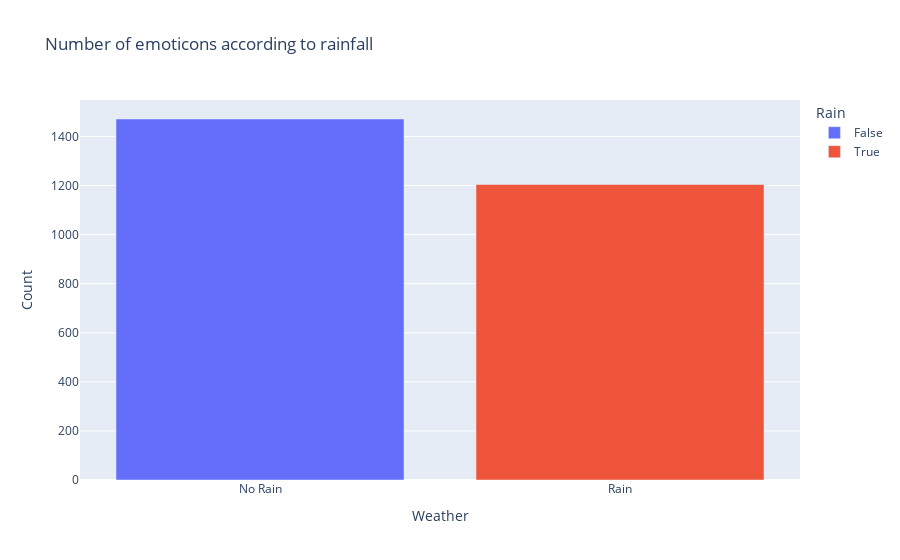

Notebook code for this chart:
### Code cell
# Agrupar por la columna "Rain" y contar los emoticonos en cada grupo
emojis_by_rain = df.groupby("Rain")["Emojis"].count().reset_index(name="Count")

# Crear la gráfica de barras
fig = px.bar(emojis_by_rain, x="Rain", y="Count", color="Rain",
             title="Number of emoticons according to rainfall")

# Agregar etiquetas al eje x
fig.update_layout(xaxis=dict(tickmode="array", tickvals=[0, 1], ticktext=["No Rain", "Rain"], title="Weather"))

# Save table
fig.write_image("../figures/graph_rain.png", width=1600, height=800, scale=2)

# Mostrar la gráfica
fig.show()

### Figure 1 — Plotly figure (JSON) as saved in the notebook; plotly's stock layout.template omitted (floating-point values rounded to 4 significant figures)
{"data": [{"alignmentgroup": "True", "hovertemplate": "Rain=%{x}<br>Count=%{y}<extra></extra>", "legendgroup": "False", "marker": {"color": "#636efa", "pattern": {"shape": ""}}, "name": "False", "offsetgroup": "False", "orientation": "v", "showlegend": true, "textposition": "auto", "type": "bar", "x": [false], "xaxis": "x", "y": [1471], "yaxis": "y"}, {"alignmentgroup": "True", "hovertemplate": "Rain=%{x}<br>Count=%{y}<extra></extra>", "legendgroup": "True", "marker": {"color": "#EF553B", "pattern": {"shape": ""}}, "name": "True", "offsetgroup": "True", "orientation": "v", "showlegend": true, "textposition": "auto", "type": "bar", "x": [true], "xaxis": "x", "y": [1204], "yaxis": "y"}], "layout": {"barmode": "relative", "legend": {"title": {"text": "Rain"}, "tracegroupgap": 0}, "title": {"text": "Number of emoticons according to rainfall"}, "xaxis": {"anchor": "y", "categoryarray": [false, true], "categoryorder": "array", "domain": [0, 1], "tickmode": "array", "ticktext": ["No Rain", "Rain"], "tickvals": [0, 1], "title": {"text": "Weather"}}, "yaxis": {"anchor": "x", "domain": [0, 1], "title": {"text": "Count"}}}}
